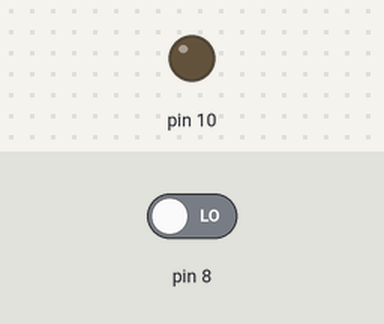
Recording of a program running on a simulated Raspberry Pi (header pin numbers). Parts: output pins drawn as LEDs (lit = HIGH). Dashed ring = blinking. The inputs (shaded band) are chosen by the test bench; at power-on: pin 8 LOW.

Above: at 1.2 s.
1.3 s: pin 8 driven HIGH
At 2.5 s:
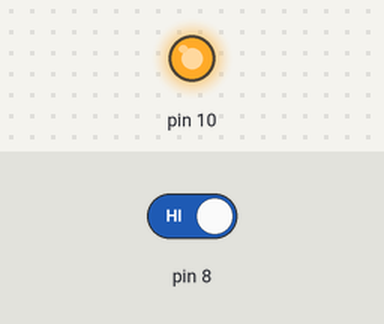
4.0 s: pin 8 driven LOW
At 6.8 s:
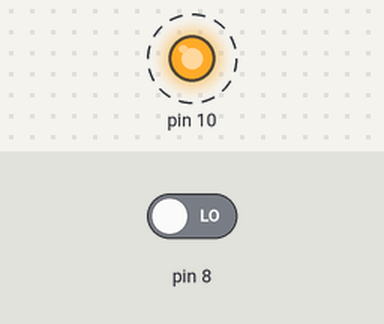
Timing chart, 0 to 16.0 s (numbered marks = the images above; inputs shaded):
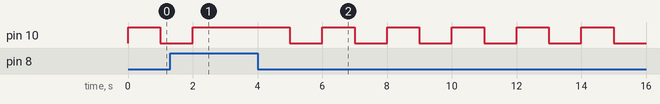

Measured:
- after the input at 1.3 s, pin 10: goes on until 2.0 s, then stays HIGH
- after the input at 4.0 s, pin 10: alternates HIGH for 1.0 s and LOW for 1.0 s, starting after 1.0 s

The program:

CODE.py
```python
import RPi.GPIO as GPIO
import time
GPIO.setmode(GPIO.BOARD)
GPIO.setup(8,GPIO.IN)
GPIO.setup(10,GPIO.OUT)
while True:
    if GPIO.input(8)==True:
        GPIO.output(10,True)
    else:
        GPIO.output(10,True)
        time.sleep(1)
        GPIO.output(10,False)
        time.sleep(1)
```
